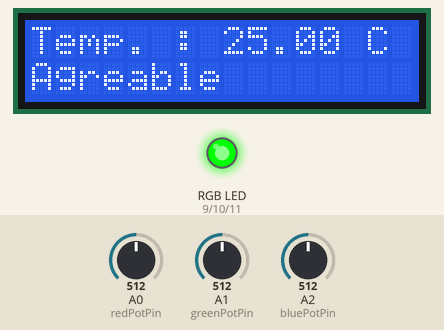
Recording of a sketch running on a simulated Arduino Uno, built with avr-gcc and run on an emulated ATmega328P. Shown: 16×2 character LCD, an RGB LED mixed from three pins (HIGH = lit). The inputs (shaded band) are chosen by the test bench; at power-on: A0 (redPotPin) = 512, A1 (greenPotPin) = 512, A2 (bluePotPin) = 512. Dim RGB values are drawn brighter than linear.

Above: at 3.7 s.
3.8 s: A0 (redPotPin) set to 474
At 4.7 s:
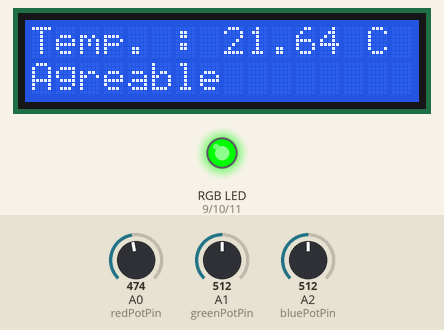
5.6 s: A0 (redPotPin) set to 444
At 6.9 s:
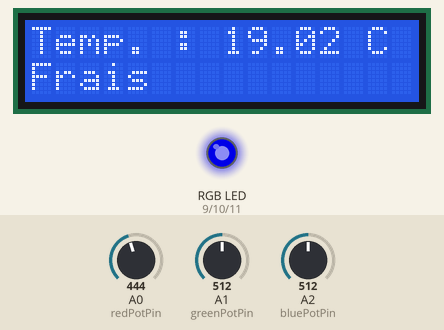
7.6 s: A0 (redPotPin) set to 353
At 8.9 s:
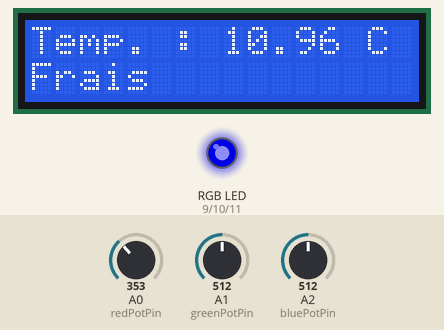
9.7 s: A0 (redPotPin) set to 335
At 11.3 s:
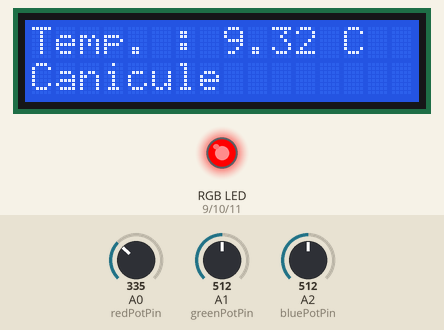
11.7 s: A0 (redPotPin) set to 0
At 13.4 s:
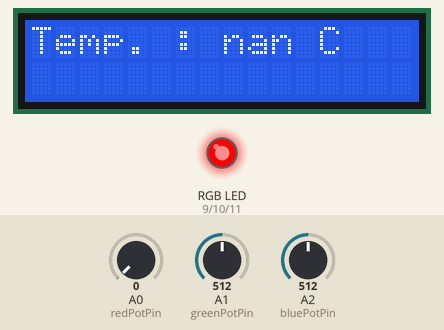
13.8 s: A0 (redPotPin) set to 716
At 14.9 s:
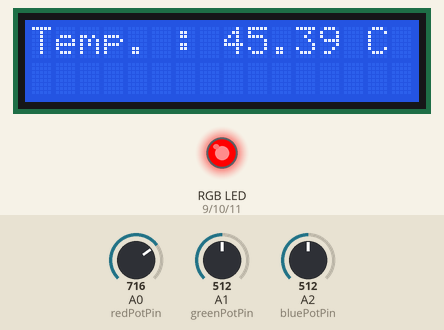
Timing chart, 0 to 16.8 s (numbered marks = the images above; inputs shaded):
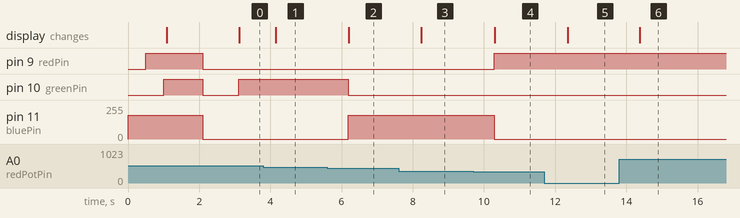

The sketch:

Temperature_screen_led.ino
```cpp
// Les librairies
#include <LiquidCrystal_I2C.h>
#include <Wire.h>
#include <avr/pgmspace.h>

// Définition des pins et des variables
int thermistorPin = A0;

const int redPin = 9;
const int greenPin = 10;
const int bluePin = 11;

const int redPotPin = 0;
const int greenPotPin = 1;
const int bluePotPin = 2;

int currentColorValueRed;
int currentColorValueGreen;
int currentColorValueBlue;

#define I2C_ADDR 0x27 // Addresse de l'écran en i2c (le votre n'est peut être pas pareil)
#define BACKLIGHT_PIN 3 // pin du rétro éclairage du lcd

// pins de l'écran ver l'i2c
#define En_pin 2
#define Rw_pin 1
#define Rs_pin 0
#define D4_pin 4
#define D5_pin 5
#define D6_pin 6
#define D7_pin 7

// redirection des pin de l'écran au module i2c (UC-146)
LiquidCrystal_I2C lcd(I2C_ADDR,En_pin,Rw_pin,Rs_pin,D4_pin,D5_pin,D6_pin,D7_pin);

void initPin() {
  // Pin de la led RGB
  pinMode(redPin, OUTPUT);
  pinMode(greenPin, OUTPUT);
  pinMode(bluePin, OUTPUT);
}

void initLed() {
  // Allumage de la led avec un petit jeu de lumière
  currentColorValueRed = (50 - map( analogRead(redPotPin), 0, 1024, 0, 255 ) );
  currentColorValueBlue = (50 - map( analogRead(bluePotPin), 0, 1024, 0, 255 ) );
  currentColorValueGreen = (50 - map( analogRead(greenPotPin), 0, 1024, 0, 255 ) );
  analogWrite(bluePin, currentColorValueBlue);
  delay(500);
  analogWrite(redPin, currentColorValueRed);
  delay(500);
  analogWrite(greenPin, currentColorValueGreen);
}

void initLcd() {
  // Initiation du lcd (rétro-éclairage et taille 16/2)
  lcd.setBacklightPin(BACKLIGHT_PIN,POSITIVE);
  lcd.setBacklight(HIGH);
  lcd.begin(16,2);
}

void initPrgm() {
  // Affiche "Termometre by Nicolas" sur le lcd
  lcd.print("   Termometre   ");
  lcd.setCursor(0, 1);
  lcd.print(" by Nicolasbqx ");
  delay(1000);
}

double Thermister(int RawADC) {
  // calcul de l'info du thermistor en degrés Celsius
  double Temp;
  Temp = log(((10240000/RawADC) - 10000));
  Temp = 1 / (0.001129148 + (0.000234125 * Temp) + (0.0000000876741 * Temp * Temp * Temp));
  Temp = Temp - 273.15;
  return Temp;
}

void ledOff() {
  // Extinction de la led (on définit tout à 0s)
  currentColorValueRed = (0 - map( analogRead(redPotPin), 0, 1024, 0, 0 ) );
  currentColorValueBlue = (0 - map( analogRead(bluePotPin), 0, 1024, 0, 0 ) );
  currentColorValueGreen = (0 - map( analogRead(greenPotPin), 0, 1024, 0, 0 ) );
  analogWrite(bluePin, currentColorValueBlue);
  analogWrite(redPin, currentColorValueRed);
  analogWrite(greenPin, currentColorValueGreen);
}
void ledBleu() {
  // La led s'allume en bleu
  currentColorValueRed = (0 - map( analogRead(redPotPin), 0, 1024, 0, 0 ) );
  currentColorValueBlue = (50 - map( analogRead(bluePotPin), 0, 1024, 0, 255 ) );
  currentColorValueGreen = (0 - map( analogRead(greenPotPin), 0, 1024, 0, 0 ) );
  analogWrite(bluePin, currentColorValueBlue);
  analogWrite(redPin, currentColorValueRed);
  analogWrite(greenPin, currentColorValueGreen);
}
void ledVerte() {
  // La led s'allume en vert
  currentColorValueRed = (0 - map( analogRead(redPotPin), 0, 1024, 0, 0 ) );
  currentColorValueBlue = (0 - map( analogRead(bluePotPin), 0, 1024, 0, 0 ) );
  currentColorValueGreen = (50 - map( analogRead(greenPotPin), 0, 1024, 0, 255 ) );
  analogWrite(bluePin, currentColorValueBlue);
  analogWrite(redPin, currentColorValueRed);
  analogWrite(greenPin, currentColorValueGreen);
}
void ledRouge() {
  // La led s'allume en rouge
  currentColorValueRed = (50 - map( analogRead(redPotPin), 0, 1024, 0, 255 ) );
  currentColorValueBlue = (0 - map( analogRead(bluePotPin), 0, 1024, 0, 0 ) );
  currentColorValueGreen = (0 - map( analogRead(greenPotPin), 0, 1024, 0, 0 ) );
  analogWrite(bluePin, currentColorValueBlue);
  analogWrite(redPin, currentColorValueRed);
  analogWrite(greenPin, currentColorValueGreen);
}

void setup() {
  // Execution des fonctions précédentes
  initPin();
  initLed();
  initLcd();
  initPrgm();
  ledOff();
}

void loop() {
  delay(1000); //rafraichissement toutes les 1 secondes pour éviter les scintillements du lcd

  // Affichage de la température
  lcd.clear();
  lcd.print("Temp. : ");
  double fTemp;
  double temp = Thermister(analogRead(0));
  lcd.print(temp);
  lcd.print(" C");

  // Si la température est en dessous de 10 °C..
  if (temp<10) {
    ledBleu();
    lcd.setCursor(0, 1);
    lcd.print("Glacial"); // ..afficher un temps "Glacial" sur le lcd
  }

  // Si la température est entre 10 et 20 °C..
  if (temp<20 && temp>10) {
    ledBleu();
    lcd.setCursor(0, 1);
    lcd.print("Frais"); // ..afficher un temps "Frais" sur le lcd
  }

  // Si la température est entre 20 et 30 °C..
  else if (temp<30 && temp>20) {
    ledVerte();
    lcd.setCursor(0, 1);
    lcd.print("Agreable"); // ..afficher un temps "Agreable" sur le lcd
  }

  // Si la température est entre 30 et 40 °C..
  else if (temp<40 && temp>30) {
    ledRouge();
    lcd.setCursor(0, 1);
    lcd.print("Chaud"); // ..afficher un temps "Chaud" sur le lcd
  }

  // Si la température est au dessus de 40 °C
  else if (temp<40) {
    ledRouge();
    lcd.setCursor(0, 1);
    lcd.print("Canicule"); // ..afficher un temps "Canicule" sur le lcd
  }

}
```

Measured:
- the behaviour switches between 456 and 455 on A0 (redPotPin) (found by bisection; images 1 and 2)
- the behaviour switches between 343 and 342 on A0 (redPotPin) (found by bisection; images 3 and 4)
- after the input at 3.8 s, the display: changes after 0.35 s (image 1)
- after the input at 5.6 s, pin 10 (greenPin): HIGH → LOW after 0.59 s; pin 11 (bluePin): 0/255 → 179/255 after 0.59 s; the display: changes after 0.60 s (image 2)
- after the input at 7.6 s, the display: changes after 0.64 s (image 3)
- after the input at 9.7 s, pin 9 (redPin): LOW → HIGH after 0.59 s; pin 11 (bluePin): 179/255 → 0/255 after 0.59 s; the display: changes after 0.60 s (image 4)
- after the input at 11.7 s, the display: changes after 0.65 s (image 5)
- after the input at 13.8 s, the display: changes after 0.58 s (image 6)
